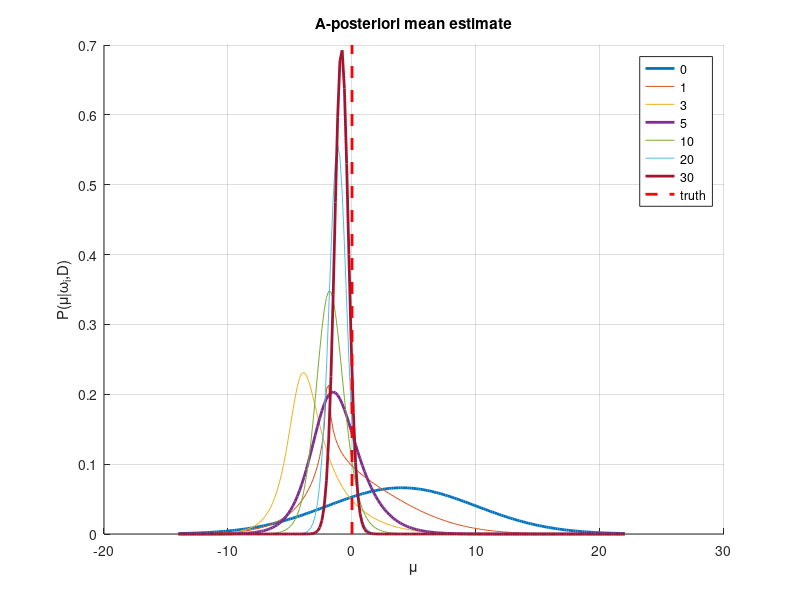
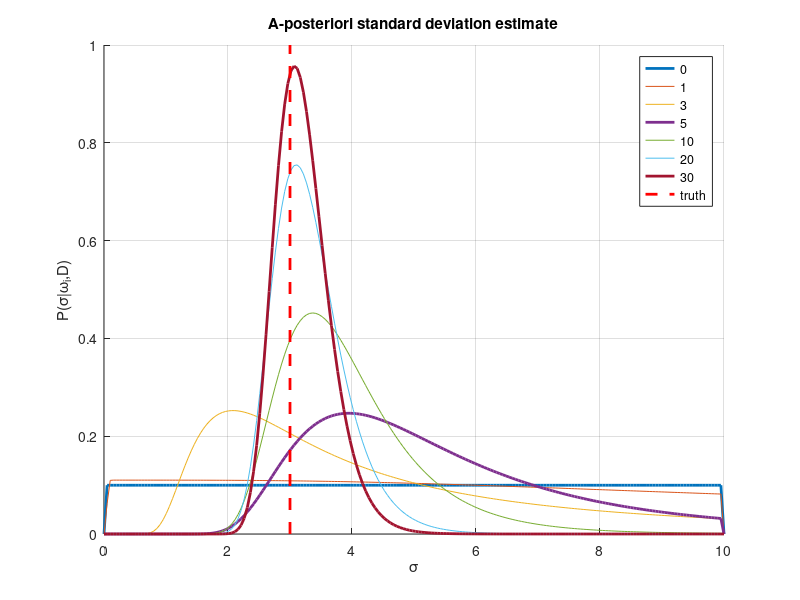
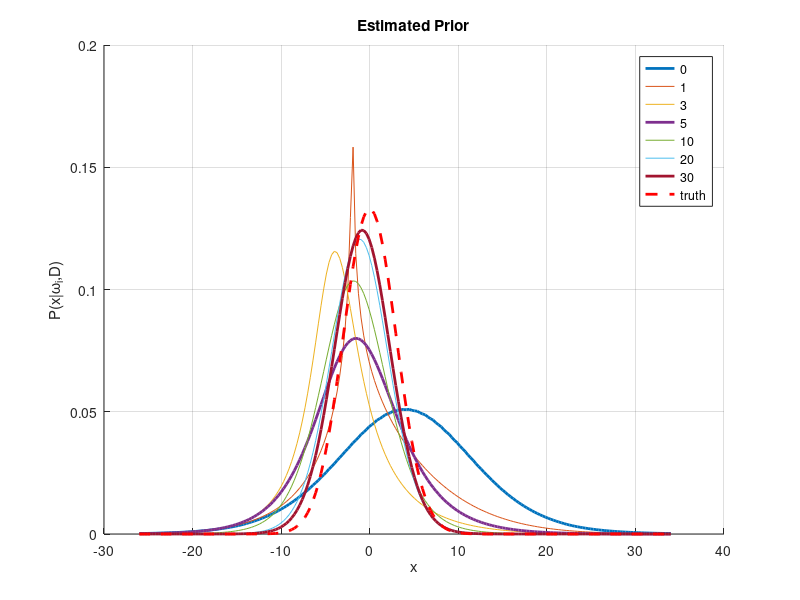

MATLAB code to generate these figures, in order:
function bayesianTest3(truth_mu, truth_sigma, mu_mu, mu_sigma, sigma_min, sigma_max)
    if nargin == 0
        % defines our true p(x)
        truth_mu = 0;
        truth_sigma = 3;
        
        % starting with mean estimated with error
        % define prior p(mu) = N(mu_mu, mu_sigma)
        mu_mu = 4;
        mu_sigma = 6;
        
        % prior knowledge on sigma follows uniform distribution
        % define p(sigma) = U(sigma_min, sigma_max)
        sigma_min = 1e-10; % must be greater than zero
        sigma_max = 10.0;
        
        % mu and sigma are independent
        % p(mu,sigma) = p(mu)*p(sigma)
    end
    
    % seed random number generator to ensure the same results each time
    rng(6675);

    % generate N random normally distributed samples
    N = 30;
    D = truth_mu + truth_sigma*randn(N,1);
    
    % compute some reasonable ranges to approximate x and mu over
    x_min = -3*sigma_max + mu_mu;
    x_max = 3*sigma_max + mu_mu;

    u_min = -3*mu_sigma + mu_mu;
    u_max = 3*mu_sigma + mu_mu;
    
    s_min = sigma_min;
    s_max = sigma_max;
    
    ZU = 200;
    ZS = 200;
    ZX = 200;
    u = linspace(u_min, u_max, ZU);
    s = linspace(s_min, s_max, ZS);
    x = linspace(x_min, x_max, ZX);
    
    [uu,ss] = meshgrid(u,s);
    uu = uu'; ss = ss';
    
    close all
    
    % compute p(x|D) iteratively (at each step)
    NV = [0 1 3 5 10 20 N];
    NVs = cellfun(@num2str, num2cell(NV), 'UniformOutput', false); % create cell array for legend
    for n = NV
        % Direct calculation of integral
        
        % Compute p(x,theta|D) = p(x|theta)*p(theta|D)  I.E. p(x,mu,sigma|D) = p(x|mu,sigma)*p(mu,sigma|D) = f(x,mu,sigma)
            % Compute p(x|theta) = p(x|mu,sigma) = f(x,mu,sigma) directly
            p_x_t = zeros(ZU,ZS,ZX);
            for idxU = 1:ZU
                for idxS = 1:ZS
                    p_x_t(idxU,idxS,:) = normpdf(x, u(idxU), s(idxS));
                end
            end
            
            % Compute p(theta|D) = p(D,theta)/p(D)  I.E. p(mu,sigma|D) = p(D,mu,sigma)/p(D)
            if n > 0
                % Compute p(D,theta) = p(D|theta)*p(theta)  I.E. p(D,mu,sigma) = p(D|mu,sigma)*p(mu,sigma)
                    % Compute p(D|theta)  I.E. p(D|mu,sigma)
                    p_D_t = zeros(ZU,ZS);
                    for idxU = 1:ZU
                        for idxS = 1:ZS
                            p_D_t(idxU, idxS) = prod(normpdf(D(1:n), u(idxU), abs(s(idxS))));
                        end
                    end
                    
                    % Floating point errors may cause this to happen, this is where direct computation falls appart
                    if all(p_D_t==0)
                        keyboard
                    end

                    % Compute p(theta)  I.E. p(mu,sigma)
                    p_t = normunifpdf(u, s, mu_mu, mu_sigma, sigma_min, sigma_max);

                    % Put it together for p(D,theta)  I.E. p(D,mu,sigma)
                    p_Dt = p_D_t .* p_t;

                % Compute p(D) = integral(p(D,theta), theta)  I.E. p(D) = integral(p(D,mu,sigma), mu, sigma)
                p_D = trapz(s, trapz(u, p_Dt));

                % Put it together for p(theta|D)  I.E. p(mu,sigma|D)
                p_t_D = p_Dt / p_D;
            else
                % No evidence so p(theta|D) = p(theta)
                p_t_D = normunifpdf(u, s, mu_mu, mu_sigma, sigma_min, sigma_max);
            end
            
            % Put it together for p(x,theta|D)  I.E. p(x,mu,sigma|D)
            p_xt_D = zeros(ZU,ZS,ZX);
            for idxX = 1:ZX
                p_xt_D(:,:,idxX) = p_x_t(:,:,idxX) .* p_t_D;
            end
            
        % Compute p(x|D) = integral(p(x,theta|D), mu)  I.E. p(x|D) = integral(p(x,mu,sigma|D), mu, sigma)
        p_x_D = reshape(trapz(s, trapz(u, p_xt_D)), 1, ZX);
        
        % Plot marginal distributions for sigma and mu
        figure(1); hold on;
        p_mu_D = trapz(s, p_t_D, 2);
        if n == 0 || n == 5 || n == N
            plot(u, p_mu_D, 'LineWidth', 2);
        else
            plot(u, p_mu_D);
        end

        figure(2); hold on;
        p_sigma_D = trapz(u, p_t_D, 1);
        if n == 0 || n == 5 || n == N
            plot(s, p_sigma_D, 'LineWidth', 2);
        else
            plot(s, p_sigma_D);
        end
        
        % Plot estimated prior distribution
        figure(3); hold on;
        if n == 0 || n == 5 || n == N
            plot(x, p_x_D, 'LineWidth', 2);
        else
            plot(x, p_x_D);
        end
    end
    
    % Compute mean and variance of last prior estimation
    mu_est = trapz(x, p_x_D.*x)
    sig_est = sqrt(var(x, p_x_D))
    
    figure(1);
    grid on;
    title('A-posteriori mean estimate');
    xlabel('\mu');
    ylabel('P(\mu|\omega_i,D)');
    % plot truth
    ax = axis;
    plot([truth_mu truth_mu], [0 ax(4)], '--r', 'LineWidth', 2); axis(ax);
    legend(NVs{:},'truth');
    
    figure(2);
    grid on;
    title('A-posteriori standard deviation estimate');
    xlabel('\sigma');
    ylabel('P(\sigma|\omega_i,D)');
    % plot truth
    ax = axis;
    plot([truth_sigma truth_sigma], [0 ax(4)], '--r', 'LineWidth', 2); axis(ax);
    legend(NVs{:},'truth');
    
    figure(3);
    grid on;
    title('Estimated Prior');
    xlabel('x');
    ylabel('P(x|\omega_i,D)');
    % plot truth
    plot(x, normpdf(x, truth_mu, truth_sigma), '--r', 'LineWidth', 2);
    legend(NVs{:},'truth');
end

function y = normpdf(x, mu, sigma)
    y = 1/(sqrt(2*pi)*sigma) * exp(-1/2 * ((x-mu)/(sigma)).^2);
end

function p = normunifpdf(x, y, mu, sigma, min_y, max_y)
% an independent normal with uniform joint density function
    p_x = normpdf(x, mu, sigma);    
    p_y = zeros(1, numel(y));
    p_y((y > min_y) & (y < max_y)) = 1 / (max_y - min_y);
    
    p = (p_x' * p_y);
    
    for idxX = 1:numel(x)
        for idxY = 1:numel(y)
            assert(p(idxX,idxY) == p_x(idxX)*p_y(idxY));
        end
    end
end
